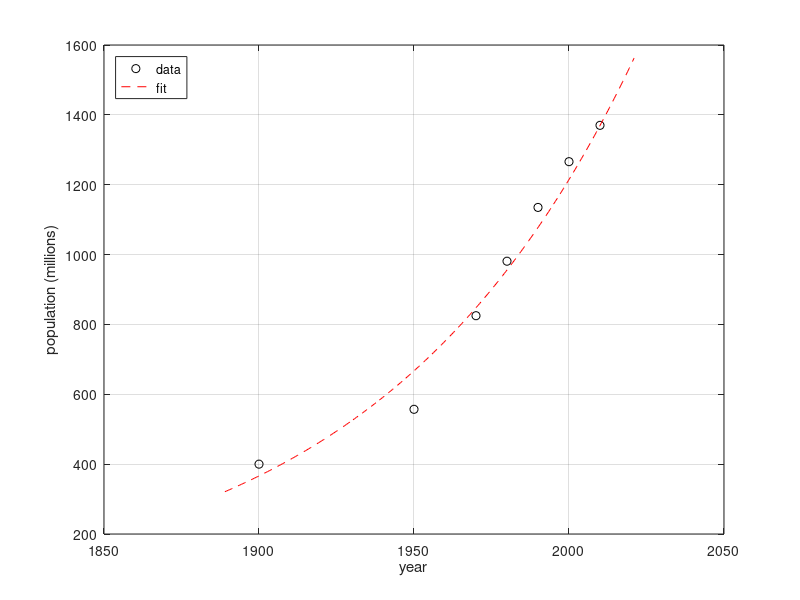

The MATLAB source for this figure:
clear all; % Clear all variables from the workspace
clc;       % Clear the command window

% Load data from a text file
data = load('population_data.txt');
x = data(:,1); % Extract year values
y = data(:,2); % Extract population values
n = length(x); % Number of data points

% Goal: Fit an exponential model p = b * e^(m*x)
% Linearize the model:
% ln(p) = ln(b) + m*x
% This transforms it into a linear form Y = a0 + a1*x

Y = log(y); % Take natural logarithm of population

% Set up the matrix for linear regression
X = [ones(n,1) x]; % [1 x] structure for each row

% Solve for coefficients using least squares
a = X \ Y; % a(1) = ln(b), a(2) = m

% Recover original coefficients
b = exp(a(1)); % Since a(1) = ln(b)
m = a(2);      % Slope remains the same

% Plot the original data
plot(x, y, 'ko'); % Black circles
hold on;

% Generate fitted curve
xi = min(x);
xf = max(x);
width = xf - xi;
x_fit = linspace(xi-0.1*width, xf+0.1*width, 250);

% Plot the fitted exponential curve
plot(x_fit, b*exp(m*x_fit), 'r--'); % Red dashed curve

hold off;

% Add labels, grid, and legend
xlabel('year');
ylabel('population (millions)');
grid on;
legend('data', 'fit', 'location', 'northwest');
